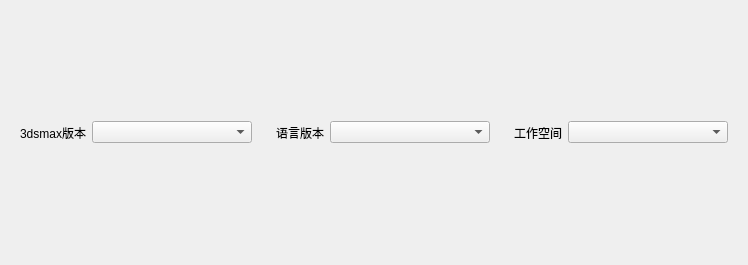
<?xml version="1.0" encoding="UTF-8"?>
<ui version="4.0">
 <class>WorkspaceForm</class>
 <widget class="QWidget" name="WorkspaceForm">
  <property name="geometry">
   <rect>
    <x>0</x>
    <y>0</y>
    <width>624</width>
    <height>265</height>
   </rect>
  </property>
  <property name="windowTitle">
   <string>Form</string>
  </property>
  <layout class="QHBoxLayout" name="horizontalLayout_4">
   <property name="topMargin">
    <number>0</number>
   </property>
   <property name="bottomMargin">
    <number>0</number>
   </property>
   <item>
    <spacer name="horizontalSpacer">
     <property name="orientation">
      <enum>Qt::Horizontal</enum>
     </property>
     <property name="sizeHint" stdset="0">
      <size>
       <width>262</width>
       <height>20</height>
      </size>
     </property>
    </spacer>
   </item>
   <item>
    <widget class="QWidget" name="widget" native="true">
     <layout class="QHBoxLayout" name="horizontalLayout">
      <property name="topMargin">
       <number>0</number>
      </property>
      <property name="bottomMargin">
       <number>0</number>
      </property>
      <item>
       <widget class="QLabel" name="label">
        <property name="text">
         <string>3dsmax版本</string>
        </property>
       </widget>
      </item>
      <item>
       <widget class="QComboBox" name="versionCBB">
        <property name="minimumSize">
         <size>
          <width>160</width>
          <height>0</height>
         </size>
        </property>
        <property name="maximumSize">
         <size>
          <width>160</width>
          <height>16777215</height>
         </size>
        </property>
       </widget>
      </item>
     </layout>
    </widget>
   </item>
   <item>
    <widget class="QWidget" name="widget_3" native="true">
     <layout class="QHBoxLayout" name="horizontalLayout_3">
      <property name="topMargin">
       <number>6</number>
      </property>
      <property name="bottomMargin">
       <number>6</number>
      </property>
      <item>
       <widget class="QLabel" name="label_3">
        <property name="text">
         <string>语言版本</string>
        </property>
       </widget>
      </item>
      <item>
       <widget class="QComboBox" name="languageCBB">
        <property name="minimumSize">
         <size>
          <width>160</width>
          <height>0</height>
         </size>
        </property>
        <property name="maximumSize">
         <size>
          <width>160</width>
          <height>16777215</height>
         </size>
        </property>
       </widget>
      </item>
     </layout>
    </widget>
   </item>
   <item>
    <widget class="QWidget" name="widget_2" native="true">
     <layout class="QHBoxLayout" name="horizontalLayout_2">
      <property name="topMargin">
       <number>0</number>
      </property>
      <property name="bottomMargin">
       <number>0</number>
      </property>
      <item>
       <widget class="QLabel" name="label_2">
        <property name="text">
         <string>工作空间</string>
        </property>
       </widget>
      </item>
      <item>
       <widget class="QComboBox" name="workspaceCBB">
        <property name="minimumSize">
         <size>
          <width>160</width>
          <height>0</height>
         </size>
        </property>
        <property name="maximumSize">
         <size>
          <width>160</width>
          <height>16777215</height>
         </size>
        </property>
       </widget>
      </item>
     </layout>
    </widget>
   </item>
  </layout>
 </widget>
 <resources/>
 <connections/>
</ui>
